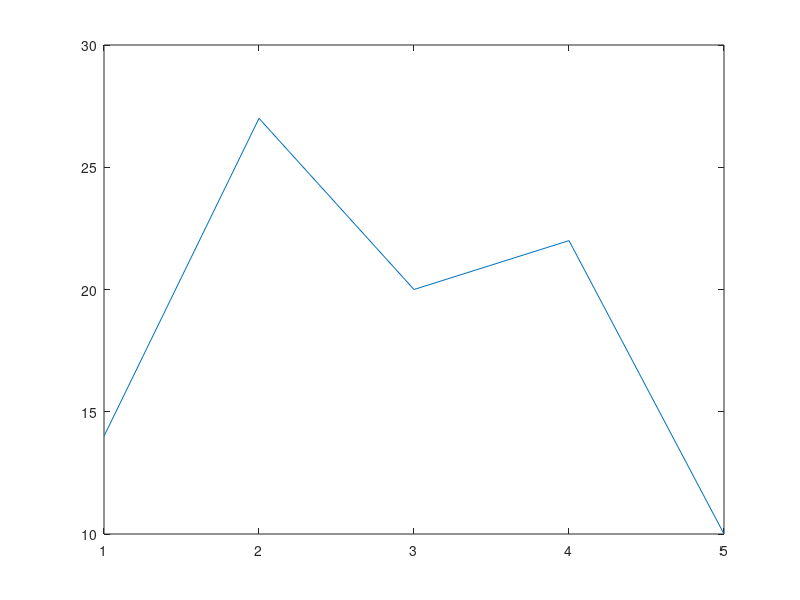

Recreate this plot in MATLAB. (Note: this script raises an error after producing the figure.)
clear;clc;close all
x = [1 2 3 4 5];
y = [14 27 20 22 10];

N = numel(y);

mean_y = mean(y);
S = sqrt(sum((y-mean_y).^2)/(N-1));
t = (mean_y-21)/(S/sqrt(N));

figure
plot(x,y)
figure
histogram(y)